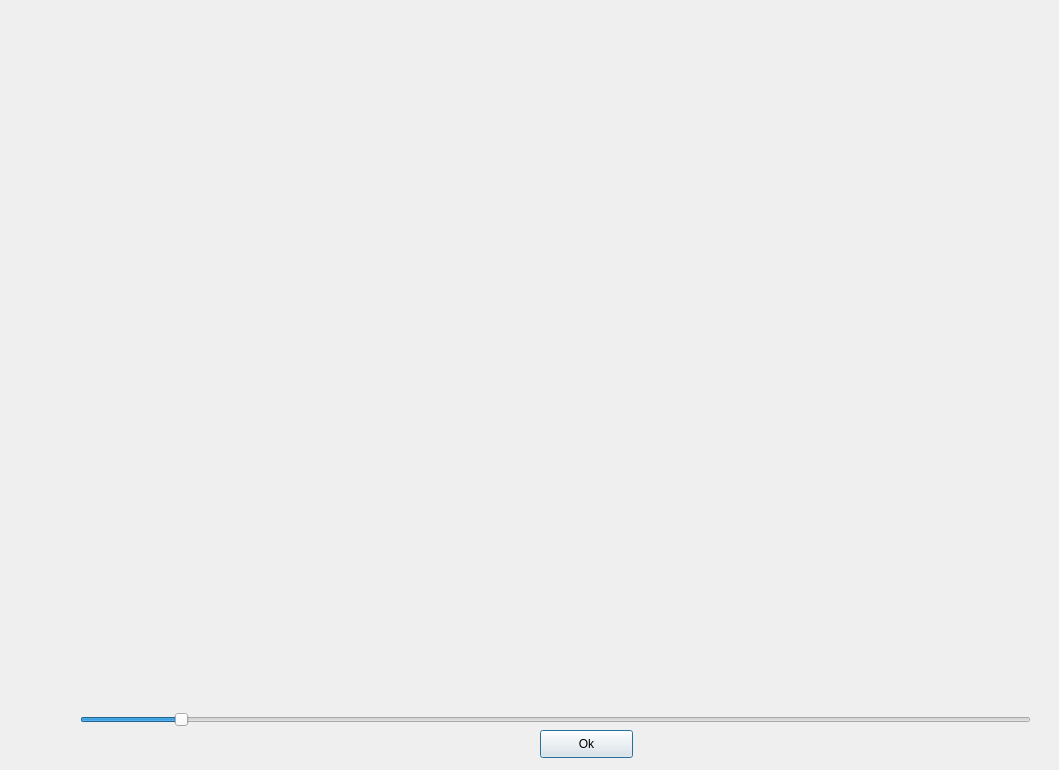
<?xml version="1.0" encoding="UTF-8"?>
<ui version="4.0">
 <class>Fusion</class>
 <widget class="QDialog" name="Fusion">
  <property name="geometry">
   <rect>
    <x>0</x>
    <y>0</y>
    <width>1059</width>
    <height>770</height>
   </rect>
  </property>
  <property name="windowTitle">
   <string>Fusion</string>
  </property>
  <widget class="QLabel" name="label">
   <property name="geometry">
    <rect>
     <x>1</x>
     <y>1</y>
     <width>1061</width>
     <height>771</height>
    </rect>
   </property>
   <property name="text">
    <string/>
   </property>
  </widget>
  <widget class="QSlider" name="horizontalSlider">
   <property name="geometry">
    <rect>
     <x>80</x>
     <y>710</y>
     <width>951</width>
     <height>19</height>
    </rect>
   </property>
   <property name="maximum">
    <number>100</number>
   </property>
   <property name="sliderPosition">
    <number>10</number>
   </property>
   <property name="orientation">
    <enum>Qt::Horizontal</enum>
   </property>
  </widget>
  <widget class="QPushButton" name="okButton">
   <property name="geometry">
    <rect>
     <x>540</x>
     <y>730</y>
     <width>93</width>
     <height>28</height>
    </rect>
   </property>
   <property name="text">
    <string>Ok</string>
   </property>
  </widget>
 </widget>
 <resources/>
 <connections/>
</ui>
